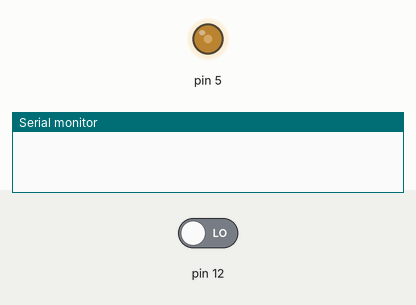
A sketch run on a simulated Arduino Uno, built with avr-gcc and run on an emulated ATmega328P. Shown: output pins drawn as LEDs (lit = HIGH), the last lines printed to the serial monitor. The test bench sets the inputs (shaded band); at power-on: pin 12 LOW.

Above: at 1.2 s.
1.3 s: pin 12 driven HIGH
At 2.03 s:
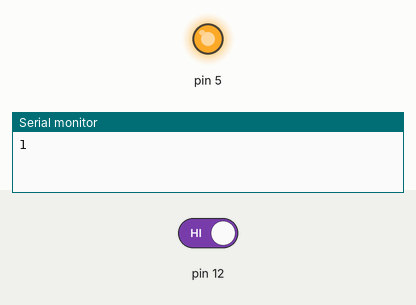
At 3.93 s:
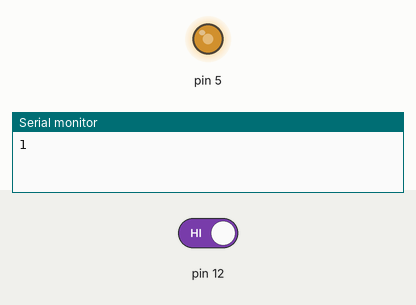
Timing chart, 0 to 10.3 s (numbered marks = the images above; inputs shaded):
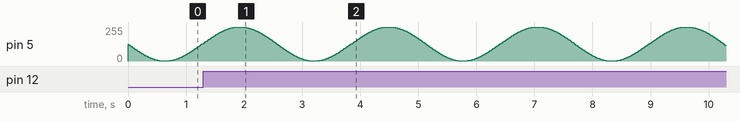

The sketch:

apfellicht.ino
```cpp
/************************************************************
 apfellicht code
 V1.0.0
 (c) 2016 hofmann engineering

apfellicht dimms a light in a sinus wave on pin 5. quick and
dirty solution in first version. button on 13 not used by now.

*************************************************************/

int button = 0;
int oldbutton = 0;
int light = 0;
int inclight = 1;

int h[] = {128,131,134,137,141,144,147,150,153,156,159,162,165,168,
           171,174,177,180,183,186,189,191,194,197,199,202,205,207,
           209,212,214,217,219,221,223,225,227,229,231,233,235,236,
           238,240,241,243,244,245,246,248,249,250,251,252,252,253,
           254,254,255,255,255,255,255,255,255,255,255,255,255,255,
           254,254,253,253,252,251,250,249,248,247,246,245,243,242,
           240,239,237,236,234,232,230,228,226,224,222,220,218,215,
           213,211,208,206,203,201,198,195,193,190,187,184,181,179,
           176,173,170,167,164,161,158,155,152,148,145,142,139,136,
           133,130,126,123,120,117,114,111,108,104,101,98,95,92,89,
           86,83,80,77,75,72,69,66,63,61,58,55,53,50,48,45,43,41,38,
           36,34,32,30,28,26,24,22,20,19,17,16,14,13,11,10,9,8,7,6,
           5,4,3,3,2,2,1,1,1,1,1,1,1,1,1,1,1,1,2,2,3,4,4,5,6,7,8,10,
           11,12,13,15,16,18,20,21,23,25,27,29,31,33,35,37,39,42,44,
           47,49,51,54,57,59,62,65,67,70,73,76,79,82,85,88,91,94,97,
           100,103,106,109,112,115,119,122,125,128};

/************************************
 function setup
   initializes everything
   (1) Serial connection
   (2) pin5 for OUTPUT and pin12 for INPUT
   (3) start on index 128, means 0
 parameter none
 return none
************************************/
void setup() {
  Serial.begin(115200);
  pinMode(5, OUTPUT);
  pinMode(12, INPUT);
  light = 128;
}
/************************************
 function loop
   loop function does
     (1) reads the button on 12
     (2) sets PWM on pin 5 to sin[light],
         whereas the value comes from
         the array, precomputed sin wave.
     (3) range checks
 parameter none
 return none
************************************/
void loop() {
  button = digitalRead(12);
  if (button != oldbutton) {
    Serial.println(button);
    oldbutton = button;
  }
  analogWrite(5, h[light]);
  delay(10);
  if (++light >= 256) light = 0;
}
```
